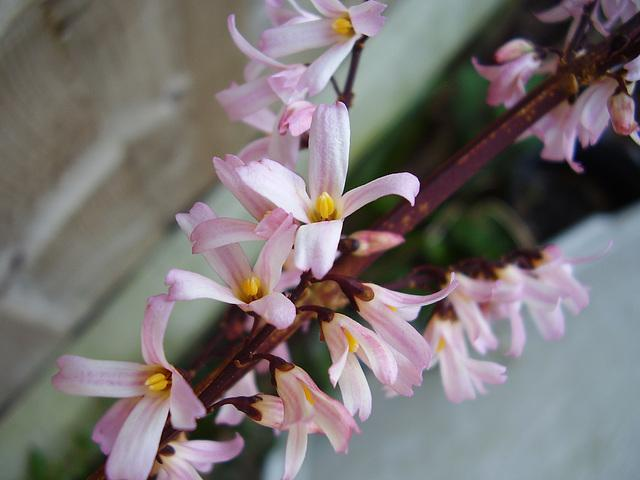
#> input picture python-code/opengl-learning/resources/images/f2.jpg, 640 x 480 px, found by its file name
$ jupyter execute '陷波滤波器.ipynb'   (shell and % lines are left out)
#> lines starting #> are read from the running program, lines starting #| are printed output that depends on the picture; after the words box and inside, x2 and y2 are one past the last pixel; in counts of white or black regions, pixels touching at a corner belong together
[cell 1]
#coding:utf-8
'''
陷波滤波器
https://blog.csdn.net/firemicrocosm/article/details/48622961
'''
import cv2
import numpy as np
import matplotlib.pyplot as plt
from pylab import mpl
mpl.rcParams['font.sans-serif'] = ['FangSong'] # 指定默认字体
mpl.rcParams['axes.unicode_minus'] = False # 解决保存图像是负号'-'显示为方块的问题
from scipy import signal

[cell 2]
src = cv2.cvtColor(cv2.imread('datas/f2.jpg'),cv2.COLOR_BGR2RGB)
gray = cv2.cvtColor(src,cv2.COLOR_RGB2GRAY)
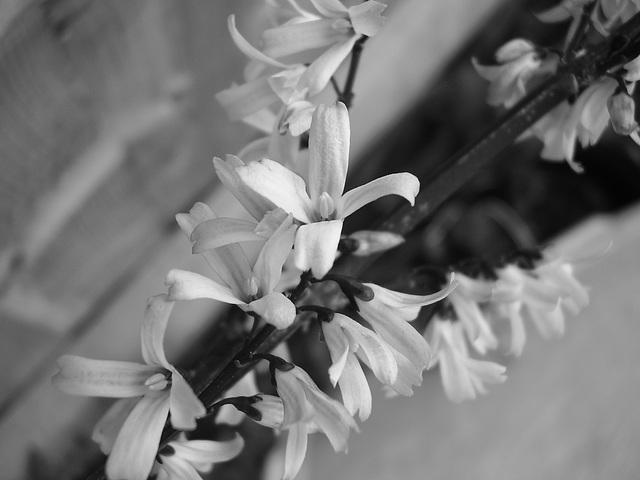
#> gray: shape (480, 640); min 2, max 251, mean 116.2

[cell 3]
h,w = gray.shape
#> h = 480; w = 640

# 傅里叶变换
srcf = np.fft.fft2(gray)
# 将频率为0的分量转移到图像中心
srcf = np.fft.fftshift(srcf)
s1 = s1 = np.log(np.abs(srcf))
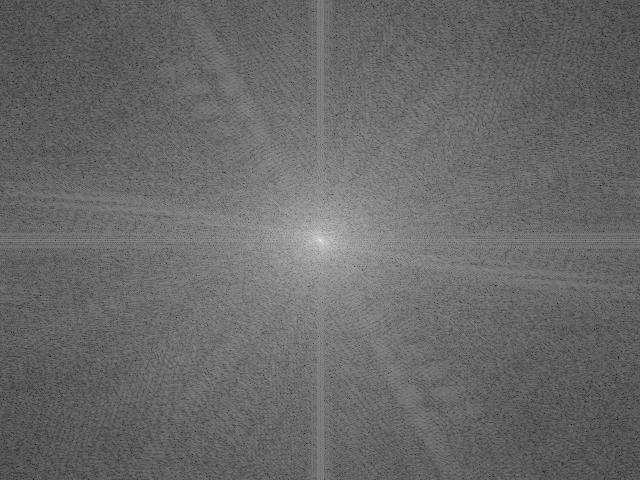
#> s1: shape (480, 640) float64; min 0.518, max 17.39, mean 7.49; drawn with min black and max white
plt.title('将频率为0的分量移到图像中心')
plt.imshow(cv2.convertScaleAbs(s1),cmap='gray')
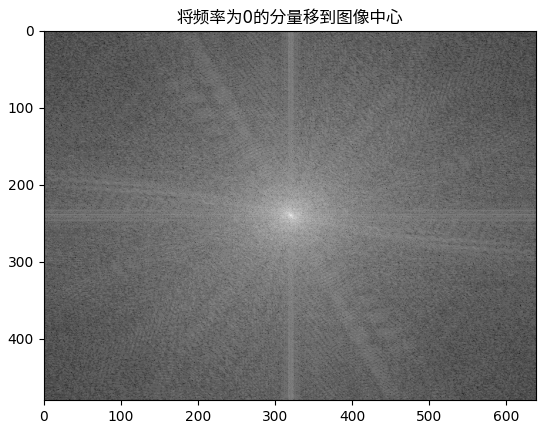
#> figure drawn by matplotlib, 1 panel

[cell 4]
# 设计理想低通滤波器
# 定义低通滤波器
flt = np.zeros(gray.shape,dtype=np.uint8)
# 滤波器圆心
rx1 = w // 2
#> rx1 = 320
ry1 = h // 2
#> ry1 = 240

# 半径
r = min(w,h) // 3
#> r = 160

for i in range(w):
    for j in range(h):
        if (i - rx1) ** 2 + (j - ry1) ** 2 <= r * r:
            flt[j,i] = 1
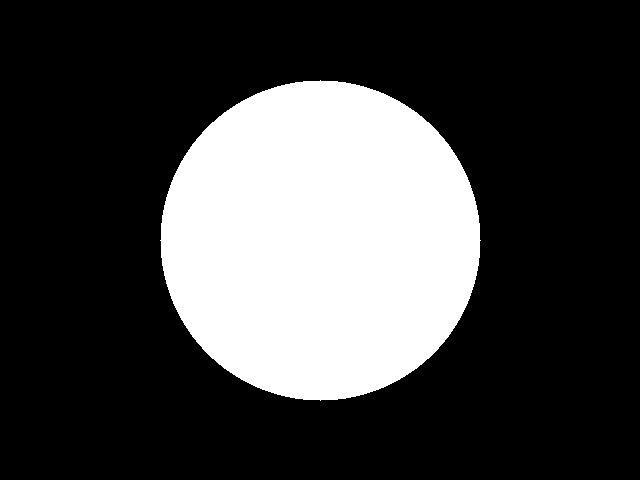
#> flt: shape (480, 640); values 0 (black) and 1 (white), 26.2% white; 1 white region, box (x1, y1, x2, y2) and area: (160, 80, 481, 401) 80381

[cell 5]
# 滤波并显示结果
plt.title('低通滤波器图像')
plt.imshow(flt,cmap='gray')

[cell 6]
flt = np.float64(flt)
dFImg = srcf * flt
dFImg = np.fft.ifftshift(dFImg)
DLImg = np.fft.ifft2(dFImg)
DLImg = np.abs(DLImg)
DLImg = (DLImg - np.amin(DLImg)) / (np.amax(DLImg) - np.amin(DLImg))

[cell 7]
plt.title('低通滤波器滤波图像')
plt.imshow(cv2.convertScaleAbs(DLImg),cmap='gray')
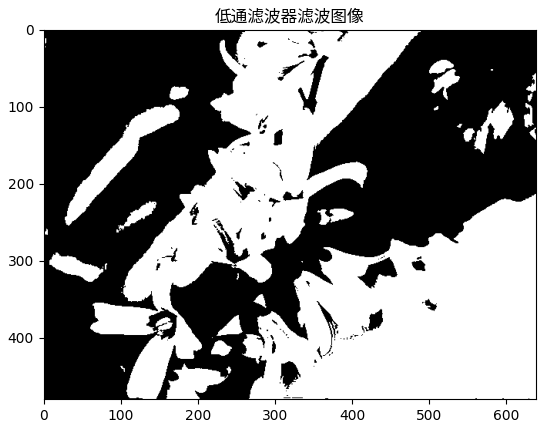
#> figure drawn by matplotlib, 1 panel

[cell 8]
# 设计理想陷波滤波器
# 定义陷波滤波器
flt = np.zeros_like(gray)
rx1 = w // 4
#> rx1 = 160
ry1 = h // 4
#> ry1 = 120
rx2 = w * 3 // 4
#> rx2 = 480
ry2 = h // 2
#> ry2 = 240
r = min(w,h) // 7
#> r = 68

for i in range(w):
    for j in range(h):
        if ((i - rx1) ** 2 + (j - ry1) ** 2) >= ((i - rx2)**2 + (j - ry2)**2):
            flt[j,i] = 1
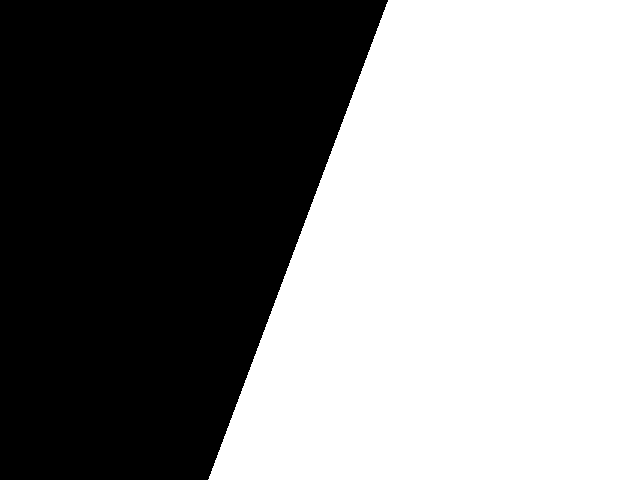
#> flt: shape (480, 640); values 0 (black) and 1 (white), 53.4% white; 1 black region, box (x1, y1, x2, y2) and area: (0, 0, 388, 480) 143100

[cell 9]
plt.title('陷波滤波器图像')
plt.imshow(flt,cmap='gray')

[cell 10]
flt = np.float64(flt)
dFImg = srcf * flt
dFImg = np.fft.ifftshift(dFImg)
DLImg = np.fft.ifft2(dFImg)
DLImg = np.abs(DLImg)
DLImg = (DLImg - np.amin(DLImg)) / (np.amax(DLImg) - np.amin(DLImg))

[cell 11]
plt.title('陷波滤波器滤波图像')
plt.imshow(cv2.convertScaleAbs(DLImg),cmap='gray')
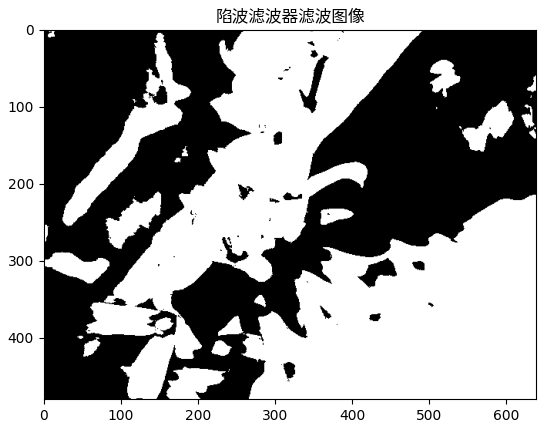
#> figure drawn by matplotlib, 1 panel

$ run again, with python-code/opengl-learning/resources/images/f1.jpg copied over python-code/opengl-learning/resources/images/f2.jpg
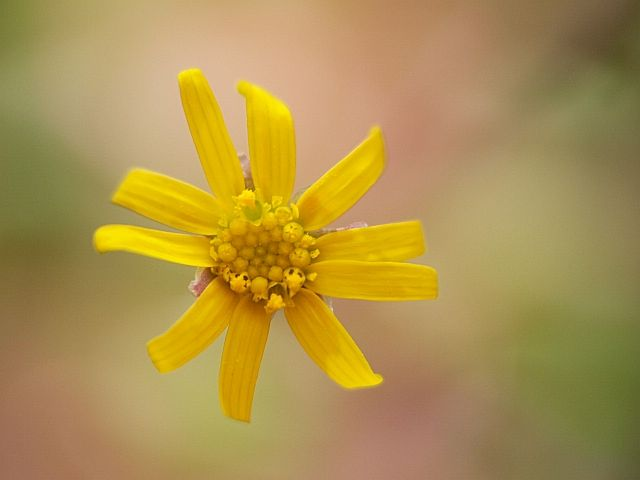
#> input picture python-code/opengl-learning/resources/images/f1.jpg, 640 x 480 px, found by its file name
#> `DLImg = (DLImg - np.amin(DLImg)) / (np.amax(DLImg) - np.amin(DLImg))`:
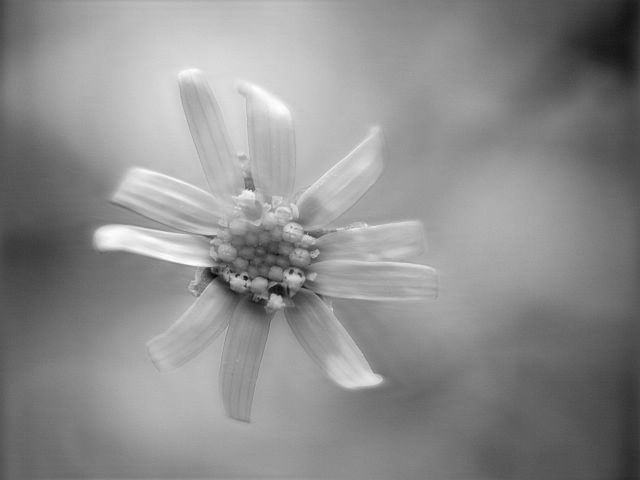
#> DLImg: shape (480, 640) float64; min 0, max 1, mean 0.556
#> `[cell 11] plt.title('陷波滤波器滤波图像') plt.imshow(cv2.convertScaleAbs(DLImg)..`:
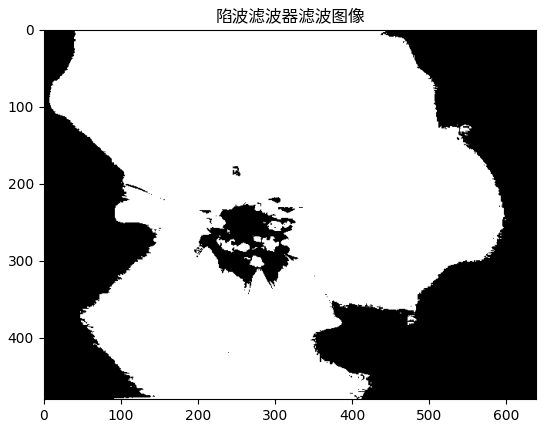
#> figure drawn by matplotlib, 1 panel

$ run again, with python-code/opengl-learning/resources/images/f3.jpg copied over python-code/opengl-learning/resources/images/f2.jpg
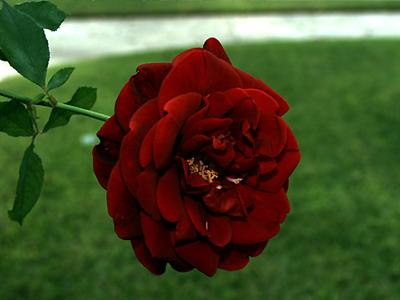
#> input picture python-code/opengl-learning/resources/images/f3.jpg, 400 x 300 px, found by its file name
#> after the loop `for i in range(w):`:
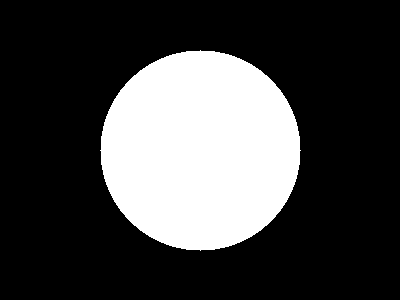
#> flt: shape (300, 400); values 0 (black) and 1 (white), 26.2% white; 1 white region, box (x1, y1, x2, y2) and area: (100, 50, 301, 251) 31417
#> `[cell 7] plt.title('低通滤波器滤波图像') plt.imshow(cv2.convertScaleAbs(DLImg),..`:
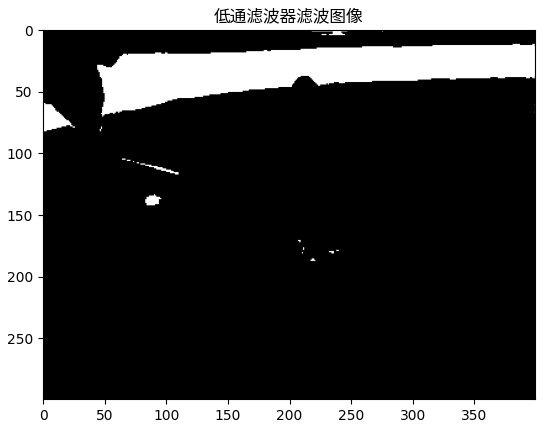
#> figure drawn by matplotlib, 1 panel

$ run again, with python-code/opengl-learning/resources/images/f4.jpg copied over python-code/opengl-learning/resources/images/f2.jpg
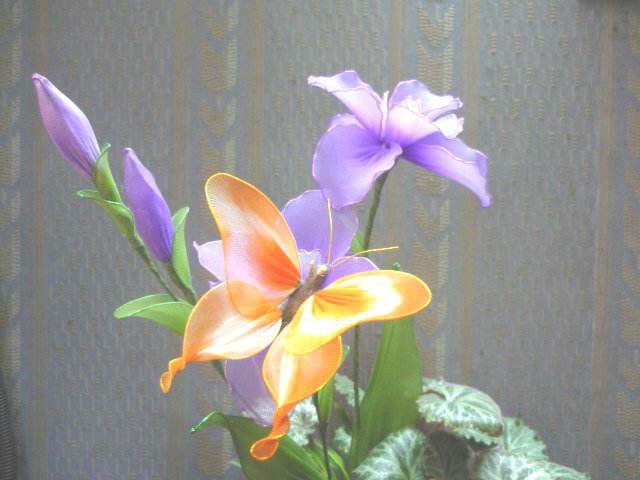
#> input picture python-code/opengl-learning/resources/images/f4.jpg, 640 x 480 px, found by its file name
#> `[cell 11] plt.title('陷波滤波器滤波图像') plt.imshow(cv2.convertScaleAbs(DLImg)..`:
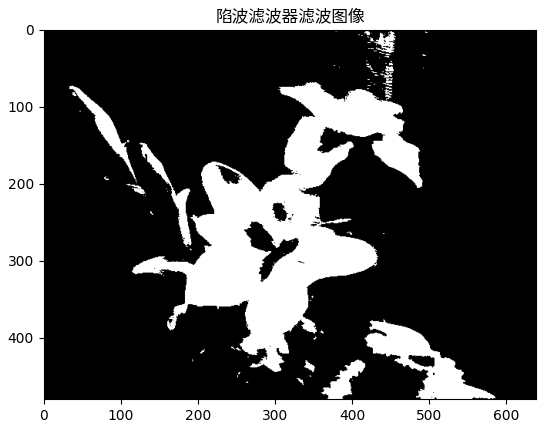
#> figure drawn by matplotlib, 1 panel
